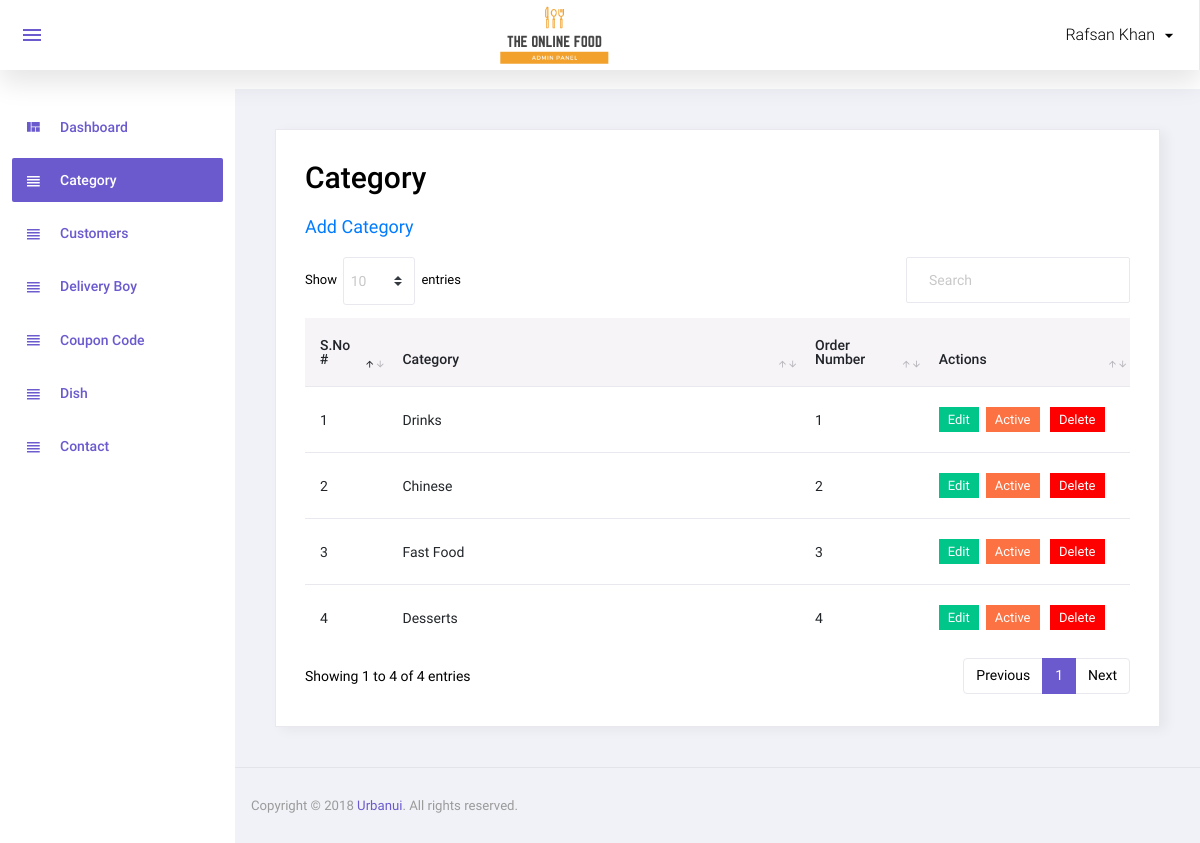
/admin/category.php (signed in), run on the app's committed database.
### tables this page shows
CREATE TABLE `category` (
  `id` int(11) NOT NULL,
  `category` varchar(50) NOT NULL,
  `order_number` int(11) NOT NULL,
  `status` int(11) NOT NULL,
  `added_on` datetime NOT NULL
);

### admin/category.php (the view, shortened to what this page needs)
<?php
include('top.php');
$sql="select * from category order by order_number";
$res=mysqli_query($con,$sql);
?>
    <div class="card">
        <div class="card-body">
            <h1 class="grid_title">Category</h1>
            <a href="manage_category.php" class="add_link">Add Category</a>
            <div class="row grid_box">
                <div class="col-12">
                    <div class="table-responsive">
                        <table id="order-listing" class="table">
                            <thead>
                            <tr>
                                <th width="10%">S.No #</th>
                                <th width="50%">Category</th>
                                <th width="15%">Order Number</th>
                                <th width="25%">Actions</th>
                            </tr>
                            </thead>
                            <tbody>
                            <?php if(mysqli_num_rows($res)>0){
                                $i=1;
                                while($row=mysqli_fetch_assoc($res)){
                                    ?>
                                    <tr>
                                        <td><?php echo $i?></td>
                                        <td><?php echo $row['category']?></td>
                                        <td><?php echo $row['order_number']?></td>
                                        <td>
                                            <a href="manage_category.php?id=<?php echo $row['id']?>"><label class="badge badge-success hand_cursor">Edit</label></a>&nbsp;
                                            <?php
                                            if($row['status']==1){
                                                ?>
                                                <a href="?id=<?php echo $row['id']?>&type=deactive"><label class="badge badge-danger hand_cursor">Active</label></a>
                                                <?php
                                            }else{
                                                ?>
                                                <a href="?id=<?php echo $row['id']?>&type=active"><label class="badge badge-info hand_cursor">Deactive</label></a>
                                                <?php
                                            }
                                            ?>
                                            <a href="?id=<?php echo $row['id']?>&type=delete"><label class="badge badge-danger delete_red hand_cursor">Delete</label></a>
                                        </td>
                                    </tr>
                                    <?php
                                    $i++;
                                } } else { ?>
                                <tr>
                                    <td colspan="5">No data found</td>
                                </tr>
                            <?php } ?>
                            </tbody>
                        </table>
                    </div>
                </div>
            </div>
        </div>
    </div>
<?php include('footer.php');?>

### data on the page
category: category "Drinks", order_number "1"
category: category "Chinese", order_number "2"
category: category "Fast Food", order_number "3"
category: category "Desserts", order_number "4"

### other printed values
$_SESSION['ADMIN_USER'] "Rafsan Khan"
